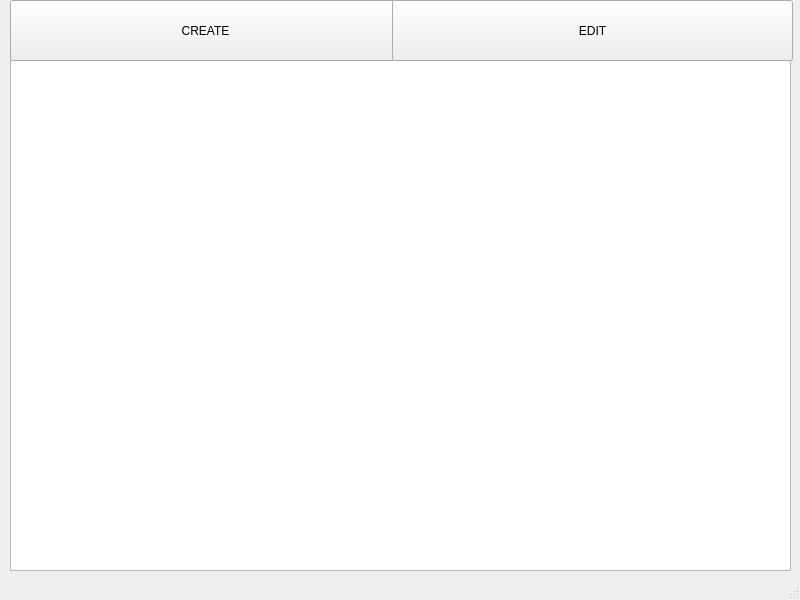
<?xml version="1.0" encoding="UTF-8"?>
<ui version="4.0">
 <class>MainWindow</class>
 <widget class="QMainWindow" name="MainWindow">
  <property name="geometry">
   <rect>
    <x>0</x>
    <y>0</y>
    <width>800</width>
    <height>600</height>
   </rect>
  </property>
  <property name="minimumSize">
   <size>
    <width>800</width>
    <height>600</height>
   </size>
  </property>
  <property name="maximumSize">
   <size>
    <width>800</width>
    <height>600</height>
   </size>
  </property>
  <property name="windowTitle">
   <string>MainWindow</string>
  </property>
  <widget class="QWidget" name="centralwidget">
   <widget class="QTableWidget" name="tableWidget">
    <property name="geometry">
     <rect>
      <x>10</x>
      <y>60</y>
      <width>781</width>
      <height>511</height>
     </rect>
    </property>
    <property name="minimumSize">
     <size>
      <width>781</width>
      <height>503</height>
     </size>
    </property>
    <property name="maximumSize">
     <size>
      <width>781</width>
      <height>531</height>
     </size>
    </property>
   </widget>
   <widget class="QPushButton" name="pushButton">
    <property name="geometry">
     <rect>
      <x>10</x>
      <y>0</y>
      <width>391</width>
      <height>61</height>
     </rect>
    </property>
    <property name="text">
     <string>CREATE</string>
    </property>
   </widget>
   <widget class="QPushButton" name="pushButton_2">
    <property name="geometry">
     <rect>
      <x>392</x>
      <y>0</y>
      <width>401</width>
      <height>61</height>
     </rect>
    </property>
    <property name="text">
     <string>EDIT</string>
    </property>
   </widget>
  </widget>
  <widget class="QStatusBar" name="statusbar"/>
 </widget>
 <resources/>
 <connections/>
</ui>
